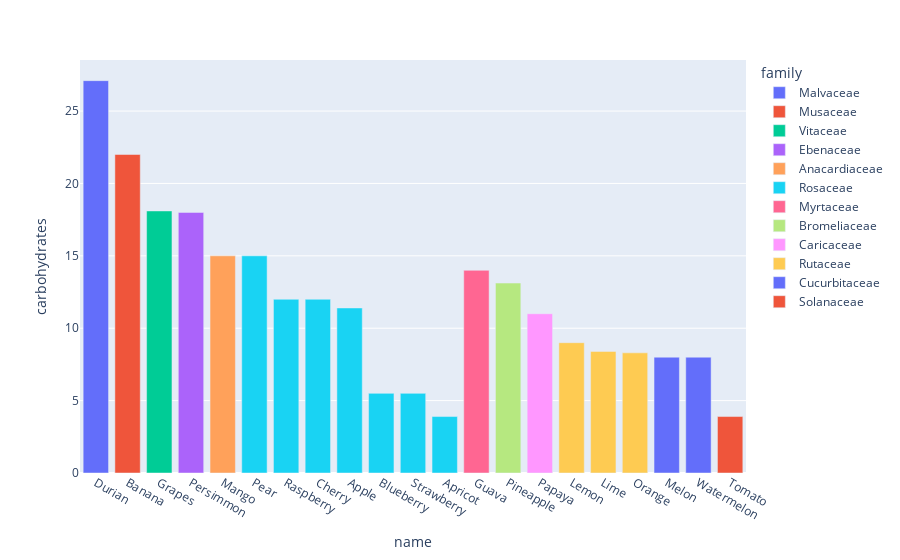

Notebook code cell kept with this figure:
### Code cell
import plotly.express as px
fig = px.bar(df, x='name', y='carbohydrates',
             hover_data=['sugar', 'genus'], color='family')
fig.show()

### Figure 1 — Plotly figure (JSON) as saved in the notebook; plotly's stock layout.template omitted (floating-point values rounded to 4 significant figures)
{"data": [{"alignmentgroup": "True", "customdata": [[6.75, "Durio"]], "hovertemplate": "family=Malvaceae<br>name=%{x}<br>carbohydrates=%{y}<br>sugar=%{customdata[0]}<br>genus=%{customdata[1]}<extra></extra>", "legendgroup": "Malvaceae", "marker": {"color": "#636efa", "pattern": {"shape": ""}}, "name": "Malvaceae", "offsetgroup": "Malvaceae", "orientation": "v", "showlegend": true, "textposition": "auto", "type": "bar", "x": ["Durian"], "xaxis": "x", "y": [27.1], "yaxis": "y"}, {"alignmentgroup": "True", "customdata": [[17.2, "Musa"]], "hovertemplate": "family=Musaceae<br>name=%{x}<br>carbohydrates=%{y}<br>sugar=%{customdata[0]}<br>genus=%{customdata[1]}<extra></extra>", "legendgroup": "Musaceae", "marker": {"color": "#EF553B", "pattern": {"shape": ""}}, "name": "Musaceae", "offsetgroup": "Musaceae", "orientation": "v", "showlegend": true, "textposition": "auto", "type": "bar", "x": ["Banana"], "xaxis": "x", "y": [22], "yaxis": "y"}, {"alignmentgroup": "True", "customdata": [[15.48, "Vitis"]], "hovertemplate": "family=Vitaceae<br>name=%{x}<br>carbohydrates=%{y}<br>sugar=%{customdata[0]}<br>genus=%{customdata[1]}<extra></extra>", "legendgroup": "Vitaceae", "marker": {"color": "#00cc96", "pattern": {"shape": ""}}, "name": "Vitaceae", "offsetgroup": "Vitaceae", "orientation": "v", "showlegend": true, "textposition": "auto", "type": "bar", "x": ["Grapes"], "xaxis": "x", "y": [18.1], "yaxis": "y"}, {"alignmentgroup": "True", "customdata": [[18, "Diospyros"]], "hovertemplate": "family=Ebenaceae<br>name=%{x}<br>carbohydrates=%{y}<br>sugar=%{customdata[0]}<br>genus=%{customdata[1]}<extra></extra>", "legendgroup": "Ebenaceae", "marker": {"color": "#ab63fa", "pattern": {"shape": ""}}, "name": "Ebenaceae", "offsetgroup": "Ebenaceae", "orientation": "v", "showlegend": true, "textposition": "auto", "type": "bar", "x": ["Persimmon"], "xaxis": "x", "y": [18], "yaxis": "y"}, {"alignmentgroup": "True", "customdata": [[13.7, "Mangifera"]], "hovertemplate": "family=Anacardiaceae<br>name=%{x}<br>carbohydrates=%{y}<br>sugar=%{customdata[0]}<br>genus=%{customdata[1]}<extra></extra>", "legendgroup": "Anacardiaceae", "marker": {"color": "#FFA15A", "pattern": {"shape": ""}}, "name": "Anacardiaceae", "offsetgroup": "Anacardiaceae", "orientation": "v", "showlegend": true, "textposition": "auto", "type": "bar", "x": ["Mango"], "xaxis": "x", "y": [15], "yaxis": "y"}, {"alignmentgroup": "True", "customdata": [[10, "Pyrus"], [4.4, "Rubus"], [8, "Prunus"], [10.3, "Malus"], [5.4, "Fragaria"], [5.4, "Fragaria"], [3.2, "Prunus"]], "hovertemplate": "family=Rosaceae<br>name=%{x}<br>carbohydrates=%{y}<br>sugar=%{customdata[0]}<br>genus=%{customdata[1]}<extra></extra>", "legendgroup": "Rosaceae", "marker": {"color": "#19d3f3", "pattern": {"shape": ""}}, "name": "Rosaceae", "offsetgroup": "Rosaceae", "orientation": "v", "showlegend": true, "textposition": "auto", "type": "bar", "x": ["Pear", "Raspberry", "Cherry", "Apple", "Blueberry", "Strawberry", "Apricot"], "xaxis": "x", "y": [15, 12, 12, 11.4, 5.5, 5.5, 3.9], "yaxis": "y"}, {"alignmentgroup": "True", "customdata": [[9, "Psidium"]], "hovertemplate": "family=Myrtaceae<br>name=%{x}<br>carbohydrates=%{y}<br>sugar=%{customdata[0]}<br>genus=%{customdata[1]}<extra></extra>", "legendgroup": "Myrtaceae", "marker": {"color": "#FF6692", "pattern": {"shape": ""}}, "name": "Myrtaceae", "offsetgroup": "Myrtaceae", "orientation": "v", "showlegend": true, "textposition": "auto", "type": "bar", "x": ["Guava"], "xaxis": "x", "y": [14], "yaxis": "y"}, {"alignmentgroup": "True", "customdata": [[9.85, "Ananas"]], "hovertemplate": "family=Bromeliaceae<br>name=%{x}<br>carbohydrates=%{y}<br>sugar=%{customdata[0]}<br>genus=%{customdata[1]}<extra></extra>", "legendgroup": "Bromeliaceae", "marker": {"color": "#B6E880", "pattern": {"shape": ""}}, "name": "Bromeliaceae", "offsetgroup": "Bromeliaceae", "orientation": "v", "showlegend": true, "textposition": "auto", "type": "bar", "x": ["Pineapple"], "xaxis": "x", "y": [13.12], "yaxis": "y"}, {"alignmentgroup": "True", "customdata": [[1, "Carica"]], "hovertemplate": "family=Caricaceae<br>name=%{x}<br>carbohydrates=%{y}<br>sugar=%{customdata[0]}<br>genus=%{customdata[1]}<extra></extra>", "legendgroup": "Caricaceae", "marker": {"color": "#FF97FF", "pattern": {"shape": ""}}, "name": "Caricaceae", "offsetgroup": "Caricaceae", "orientation": "v", "showlegend": true, "textposition": "auto", "type": "bar", "x": ["Papaya"], "xaxis": "x", "y": [11], "yaxis": "y"}, {"alignmentgroup": "True", "customdata": [[2.5, "Citrus"], [1.7, "Citrus"], [8.2, "Citrus"]], "hovertemplate": "family=Rutaceae<br>name=%{x}<br>carbohydrates=%{y}<br>sugar=%{customdata[0]}<br>genus=%{customdata[1]}<extra></extra>", "legendgroup": "Rutaceae", "marker": {"color": "#FECB52", "pattern": {"shape": ""}}, "name": "Rutaceae", "offsetgroup": "Rutaceae", "orientation": "v", "showlegend": true, "textposition": "auto", "type": "bar", "x": ["Lemon", "Lime", "Orange"], "xaxis": "x", "y": [9, 8.4, 8.3], "yaxis": "y"}, {"alignmentgroup": "True", "customdata": [[8, "Cucumis"], [6, "Citrullus"]], "hovertemplate": "family=Cucurbitaceae<br>name=%{x}<br>carbohydrates=%{y}<br>sugar=%{customdata[0]}<br>genus=%{customdata[1]}<extra></extra>", "legendgroup": "Cucurbitaceae", "marker": {"color": "#636efa", "pattern": {"shape": ""}}, "name": "Cucurbitaceae", "offsetgroup": "Cucurbitaceae", "orientation": "v", "showlegend": true, "textposition": "auto", "type": "bar", "x": ["Melon", "Watermelon"], "xaxis": "x", "y": [8, 8], "yaxis": "y"}, {"alignmentgroup": "True", "customdata": [[2.6, "Solanum"]], "hovertemplate": "family=Solanaceae<br>name=%{x}<br>carbohydrates=%{y}<br>sugar=%{customdata[0]}<br>genus=%{customdata[1]}<extra></extra>", "legendgroup": "Solanaceae", "marker": {"color": "#EF553B", "pattern": {"shape": ""}}, "name": "Solanaceae", "offsetgroup": "Solanaceae", "orientation": "v", "showlegend": true, "textposition": "auto", "type": "bar", "x": ["Tomato"], "xaxis": "x", "y": [3.9], "yaxis": "y"}], "layout": {"barmode": "relative", "legend": {"title": {"text": "family"}, "tracegroupgap": 0}, "margin": {"t": 60}, "xaxis": {"anchor": "y", "domain": [0, 1], "title": {"text": "name"}}, "yaxis": {"anchor": "x", "domain": [0, 1], "title": {"text": "carbohydrates"}}}}
